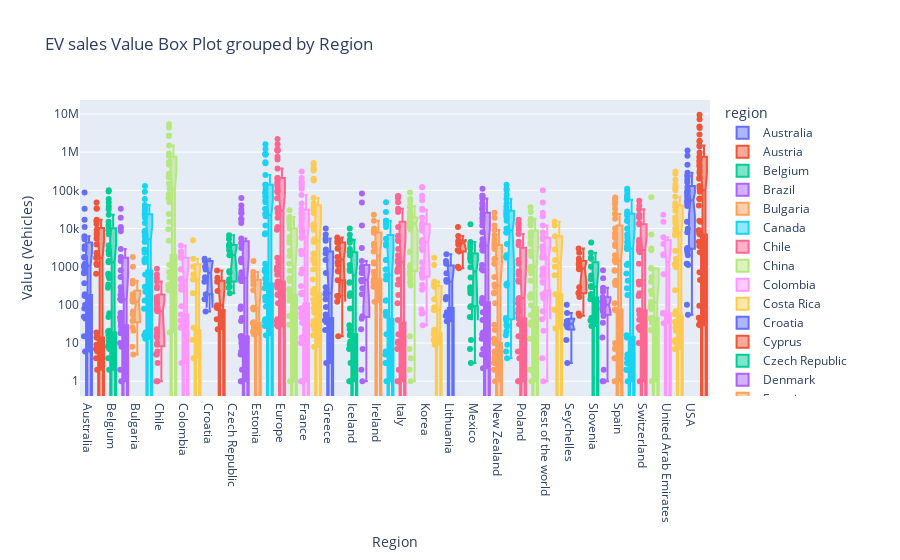

Here is the notebook cell this chart was saved with:
### Code cell
# Scenario A: EV Sales by Region (most common and interpretable)
print("\n--- Scenario A: EV Sales by Region ---")
target_parameter_A = 'EV sales'
df_sales_by_region = df[df['parameter'] == target_parameter_A].copy()
generate_box_plot(df_sales_by_region,
                  x_col='region',
                  y_col='value',
                  title_prefix=f'{target_parameter_A}',
                  use_log_y=True) # Recommended for sales/stock data
